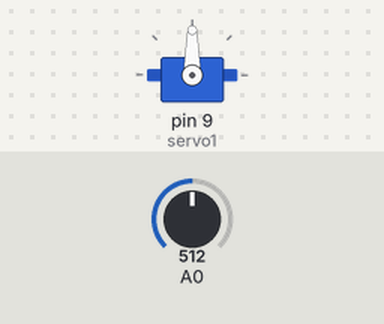
A sketch run on a simulated Arduino Uno, built with avr-gcc and run on an emulated ATmega328P. On the bench: servo. The test bench sets the inputs (shaded band); at power-on: A0 = 512.

Above: at 1.2 s.
1.3 s: A0 set to 716
At 1.7 s:
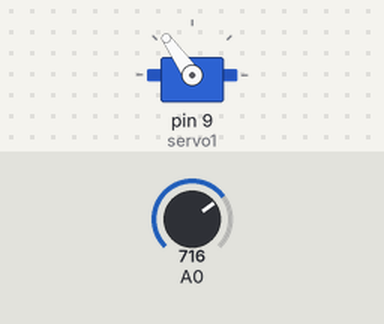
2.8 s: A0 set to 900
At 3.7 s:
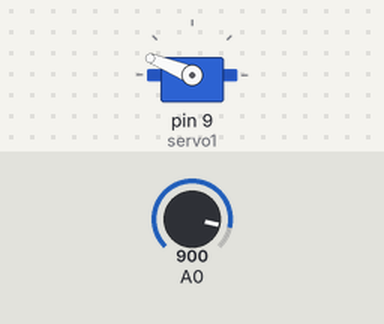
4.3 s: A0 set to 1023
At 5.1 s:
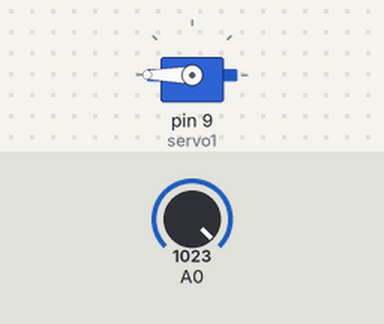
5.8 s: A0 set to 306
At 7.0 s:
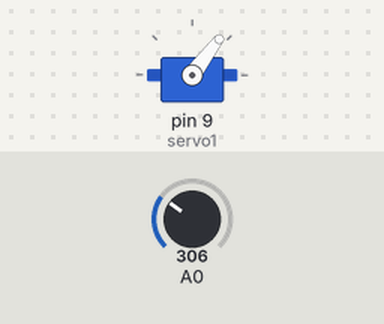
7.3 s: A0 set to 122
At 8.6 s:
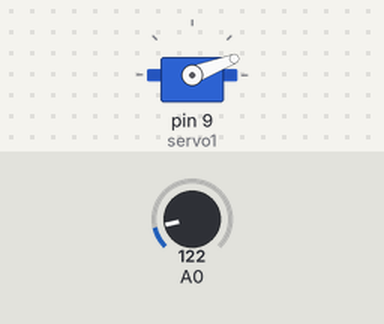
Timing chart, 0 to 9.8 s (numbered marks = the images above; inputs shaded):
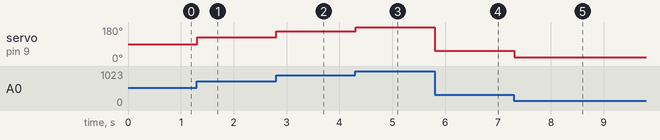

The sketch:

servo_motor_interfacing_to_arduino_through_potentiometer_1.ino
```cpp
//C++ code

#include <Servo.h>

Servo servo1;  // Create object for Servo motor 1

int angle = 0;     // Variable to store the position

void setup()
{
  servo1.attach(9); //set PWM pin 9 for Servo motor 1
}
void loop()
{
  //analogRead() function to read the analog value from analog pin A0
  int potValue = analogRead(A0);
  //map() function to convert the analog potValue
  //(ranging from 0 to 1023)
  //to a desired servo angle range
  //(0 to 180 degrees)
  angle = map(potValue, 0, 1023, 0, 180);
  servo1.write(angle);
  delay(15);
}
```

Measured:
- after the input at 1.3 s, servo on pin 9 (servo1): 90° → 125° at once
- after the input at 2.8 s, servo on pin 9 (servo1): 125° → 158° at once
- after the input at 4.3 s, servo on pin 9 (servo1): 158° → 180° at once
- after the input at 5.8 s, servo on pin 9 (servo1): 180° → 53° at once
- after the input at 7.3 s, servo on pin 9 (servo1): 53° → 21° at once
